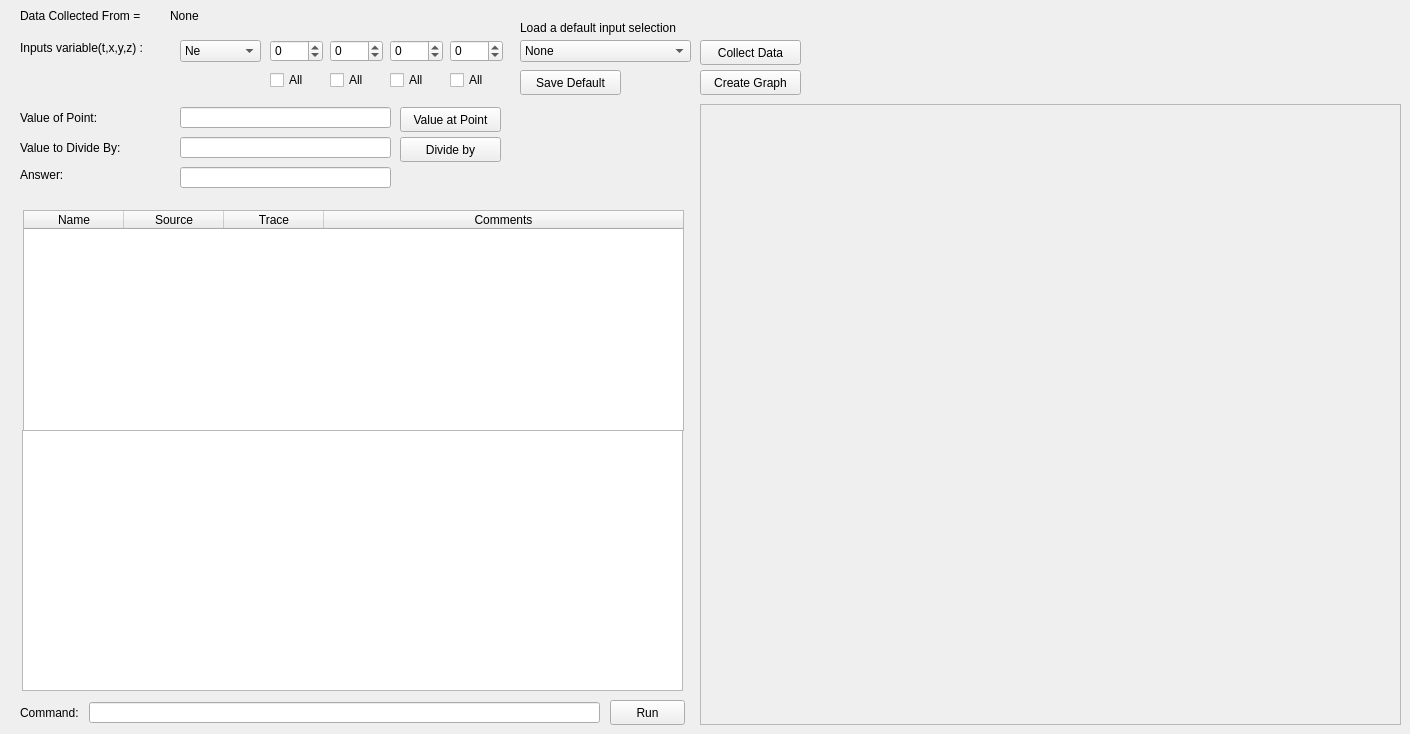
      <widget class="QWidget" name="tab_3">
       <attribute name="title">
        <string>Graphing</string>
       </attribute>
       <widget class="QComboBox" name="variableCombo">
        <property name="geometry">
         <rect>
          <x>180</x>
          <y>40</y>
          <width>81</width>
          <height>22</height>
         </rect>
        </property>
        <property name="toolTip">
         <string>Choose what variable to plot</string>
        </property>
        <item>
         <property name="text">
          <string>Ne</string>
         </property>
        </item>
        <item>
         <property name="text">
          <string>NVi</string>
         </property>
        </item>
        <item>
         <property name="text">
          <string>P</string>
         </property>
        </item>
        <item>
         <property name="text">
          <string>Nn</string>
         </property>
        </item>
        <item>
         <property name="text">
          <string>NVn</string>
         </property>
        </item>
        <item>
         <property name="text">
          <string>Pn</string>
         </property>
        </item>
       </widget>
       <widget class="QSpinBox" name="tspin">
        <property name="geometry">
         <rect>
          <x>270</x>
          <y>40</y>
          <width>53</width>
          <height>22</height>
         </rect>
        </property>
        <property name="toolTip">
         <string>Time value</string>
        </property>
        <property name="minimum">
         <number>-10000000</number>
        </property>
        <property name="maximum">
         <number>10000000</number>
        </property>
        <property name="value">
         <number>0</number>
        </property>
       </widget>
       <widget class="QPushButton" name="createGraph">
        <property name="geometry">
         <rect>
          <x>700</x>
          <y>70</y>
          <width>101</width>
          <height>25</height>
         </rect>
        </property>
        <property name="toolTip">
         <string>Display the data selected as a graph</string>
        </property>
        <property name="text">
         <string>Create Graph</string>
        </property>
       </widget>
       <widget class="QSpinBox" name="xspin">
        <property name="geometry">
         <rect>
          <x>330</x>
          <y>40</y>
          <width>53</width>
          <height>22</height>
         </rect>
        </property>
        <property name="toolTip">
         <string>x value</string>
        </property>
        <property name="minimum">
         <number>-10000000</number>
        </property>
        <property name="maximum">
         <number>10000000</number>
        </property>
       </widget>
       <widget class="QCheckBox" name="tall">
        <property name="geometry">
         <rect>
          <x>270</x>
          <y>70</y>
          <width>84</width>
          <height>20</height>
         </rect>
        </property>
        <property name="toolTip">
         <string>Select all of time </string>
        </property>
        <property name="text">
         <string>All</string>
        </property>
       </widget>
       <widget class="QLabel" name="label_16">
        <property name="geometry">
         <rect>
          <x>20</x>
          <y>40</y>
          <width>151</width>
          <height>16</height>
         </rect>
        </property>
        <property name="text">
         <string>Inputs variable(t,x,y,z) :</string>
        </property>
       </widget>
       <widget class="QSpinBox" name="zspin">
        <property name="geometry">
         <rect>
          <x>450</x>
          <y>40</y>
          <width>53</width>
          <height>22</height>
         </rect>
        </property>
        <property name="toolTip">
         <string>z value</string>
        </property>
        <property name="minimum">
         <number>-1000000</number>
        </property>
        <property name="maximum">
         <number>10000000</number>
        </property>
       </widget>
       <widget class="QSpinBox" name="yspin">
        <property name="geometry">
         <rect>
          <x>390</x>
          <y>40</y>
          <width>53</width>
          <height>22</height>
         </rect>
        </property>
        <property name="toolTip">
         <string>y value</string>
        </property>
        <property name="minimum">
         <number>-999900</number>
        </property>
        <property name="maximum">
         <number>100000000</number>
        </property>
       </widget>
       <widget class="QCheckBox" name="xall">
        <property name="geometry">
         <rect>
          <x>330</x>
          <y>70</y>
          <width>84</width>
          <height>20</height>
         </rect>
        </property>
        <property name="toolTip">
         <string>Select all of x </string>
        </property>
        <property name="text">
         <string>All</string>
        </property>
       </widget>
       <widget class="QPushButton" name="valueButton">
        <property name="geometry">
         <rect>
          <x>400</x>
          <y>107</y>
          <width>101</width>
          <height>25</height>
         </rect>
        </property>
        <property name="toolTip">
         <string>Finds the value of the point specified by the inputs ignoring 'all' selections</string>
        </property>
        <property name="text">
         <string>Value at Point</string>
        </property>
       </widget>
       <widget class="QLineEdit" name="valueLine">
        <property name="geometry">
         <rect>
          <x>180</x>
          <y>107</y>
          <width>211</width>
          <height>21</height>
         </rect>
        </property>
        <property name="text">
         <string/>
        </property>
       </widget>
       <widget class="QPushButton" name="pushButton_7">
        <property name="geometry">
         <rect>
          <x>700</x>
          <y>40</y>
          <width>101</width>
          <height>25</height>
         </rect>
        </property>
        <property name="toolTip">
         <string>Imports the data from the current folder to be used for analysis</string>
        </property>
        <property name="text">
         <string>Collect Data</string>
        </property>
       </widget>
       <widget class="QPushButton" name="divideByButton">
        <property name="geometry">
         <rect>
          <x>400</x>
          <y>137</y>
          <width>101</width>
          <height>25</height>
         </rect>
        </property>
        <property name="toolTip">
         <string>Selects a second point to divide the first by</string>
        </property>
        <property name="text">
         <string>Divide by</string>
        </property>
       </widget>
       <widget class="QLineEdit" name="divideByLine">
        <property name="geometry">
         <rect>
          <x>180</x>
          <y>137</y>
          <width>211</width>
          <height>21</height>
         </rect>
        </property>
       </widget>
       <widget class="QLineEdit" name="answerLine">
        <property name="geometry">
         <rect>
          <x>180</x>
          <y>167</y>
          <width>211</width>
          <height>21</height>
         </rect>
        </property>
       </widget>
       <widget class="QLabel" name="label_19">
        <property name="geometry">
         <rect>
          <x>20</x>
          <y>110</y>
          <width>151</width>
          <height>16</height>
         </rect>
        </property>
        <property name="text">
         <string>Value of Point:</string>
        </property>
       </widget>
       <widget class="QLabel" name="label_20">
        <property name="geometry">
         <rect>
          <x>20</x>
          <y>140</y>
          <width>151</width>
          <height>16</height>
         </rect>
        </property>
        <property name="text">
         <string>Value to Divide By:</string>
        </property>
       </widget>
       <widget class="QLabel" name="label_21">
        <property name="geometry">
         <rect>
          <x>20</x>
          <y>167</y>
          <width>151</width>
          <height>16</height>
         </rect>
        </property>
        <property name="text">
         <string>Answer: </string>
        </property>
       </widget>
       <widget class="QLabel" name="collectedLabel">
        <property name="geometry">
         <rect>
          <x>170</x>
          <y>8</y>
          <width>771</width>
          <height>16</height>
         </rect>
        </property>
        <property name="text">
         <string>None</string>
        </property>
       </widget>
       <widget class="QLabel" name="label_22">
        <property name="geometry">
         <rect>
          <x>20</x>
          <y>8</y>
          <width>161</width>
          <height>16</height>
         </rect>
        </property>
        <property name="toolTip">
         <string>The current source of data in use</string>
        </property>
        <property name="text">
         <string>Data Collected From = </string>
        </property>
       </widget>
       <widget class="QPushButton" name="saveDefaultButton">
        <property name="geometry">
         <rect>
          <x>520</x>
          <y>70</y>
          <width>101</width>
          <height>25</height>
         </rect>
        </property>
        <property name="toolTip">
         <string>Save current settings so they can be used again</string>
        </property>
        <property name="text">
         <string>Save Default</string>
        </property>
       </widget>
       <widget class="QComboBox" name="defaultCombo">
        <property name="geometry">
         <rect>
          <x>520</x>
          <y>40</y>
          <width>171</width>
          <height>22</height>
         </rect>
        </property>
        <property name="toolTip">
         <string>Select default settings</string>
        </property>
        <item>
         <property name="text">
          <string>None</string>
         </property>
        </item>
       </widget>
       <widget class="QCheckBox" name="yall">
        <property name="geometry">
         <rect>
          <x>390</x>
          <y>70</y>
          <width>84</width>
          <height>20</height>
         </rect>
        </property>
        <property name="toolTip">
         <string>Select all of y</string>
        </property>
        <property name="text">
         <string>All</string>
        </property>
       </widget>
       <widget class="QCheckBox" name="zall">
        <property name="geometry">
         <rect>
          <x>450</x>
          <y>70</y>
          <width>84</width>
          <height>20</height>
         </rect>
        </property>
        <property name="toolTip">
         <string>Select all of z</string>
        </property>
        <property name="text">
         <string>All</string>
        </property>
       </widget>
       <widget class="QTextEdit" name="textOutput">
        <property name="geometry">
         <rect>
          <x>22</x>
          <y>430</y>
          <width>661</width>
          <height>261</height>
         </rect>
        </property>
        <property name="toolTip">
         <string>The printed output from commands</string>
        </property>
        <property name="readOnly">
         <bool>true</bool>
        </property>
       </widget>
       <widget class="QLabel" name="label_64">
        <property name="geometry">
         <rect>
          <x>20</x>
          <y>700</y>
          <width>64</width>
          <height>25</height>
         </rect>
        </property>
        <property name="text">
         <string>Command:</string>
        </property>
       </widget>
       <widget class="QTableWidget" name="dataTable">
        <property name="geometry">
         <rect>
          <x>23</x>
          <y>210</y>
          <width>661</width>
          <height>221</height>
         </rect>
        </property>
        <property name="toolTip">
         <string>Table showing the current variables and imported modules</string>
        </property>
        <property name="alternatingRowColors">
         <bool>true</bool>
        </property>
        <property name="selectionMode">
         <enum>QAbstractItemView::MultiSelection</enum>
        </property>
        <property name="selectionBehavior">
         <enum>QAbstractItemView::SelectRows</enum>
        </property>
        <property name="showGrid">
         <bool>false</bool>
        </property>
        <property name="gridStyle">
         <enum>Qt::SolidLine</enum>
        </property>
        <attribute name="horizontalHeaderStretchLastSection">
         <bool>true</bool>
        </attribute>
        <attribute name="verticalHeaderDefaultSectionSize">
         <number>20</number>
        </attribute>
        <column>
         <property name="text">
          <string>Name</string>
         </property>
        </column>
        <column>
         <property name="text">
          <string>Source</string>
         </property>
        </column>
        <column>
         <property name="text">
          <string>Trace</string>
         </property>
        </column>
        <column>
         <property name="text">
          <string>Comments</string>
         </property>
        </column>
       </widget>
       <widget class="QPushButton" name="commandButton">
        <property name="geometry">
         <rect>
          <x>610</x>
          <y>700</y>
          <width>75</width>
          <height>25</height>
         </rect>
        </property>
        <property name="toolTip">
         <string>Run current command</string>
        </property>
        <property name="text">
         <string>Run</string>
        </property>
       </widget>
       <widget class="QLabel" name="collectedLabel_2">
        <property name="geometry">
         <rect>
          <x>520</x>
          <y>20</y>
          <width>771</width>
          <height>16</height>
         </rect>
        </property>
        <property name="text">
         <string>Load a default input selection</string>
        </property>
       </widget>
       <widget class="QFrame" name="frame">
        <property name="geometry">
         <rect>
          <x>700</x>
          <y>104</y>
          <width>701</width>
          <height>621</height>
         </rect>
        </property>
        <property name="frameShape">
         <enum>QFrame::StyledPanel</enum>
        </property>
        <property name="frameShadow">
         <enum>QFrame::Raised</enum>
        </property>
       </widget>
       <widget class="ConsoleWidget" name="commandInput">
        <property name="geometry">
         <rect>
          <x>89</x>
          <y>702</y>
          <width>511</width>
          <height>21</height>
         </rect>
        </property>
        <property name="toolTip">
         <string>Enter commands as if into a python command line</string>
        </property>
       </widget>
      </widget>
